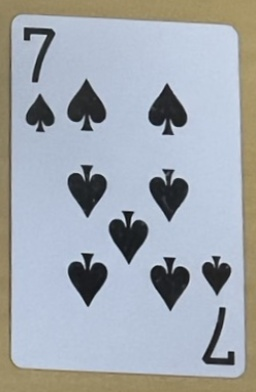
#> input picture cardproject/output_results/5card/cards/card_1.jpg, 256 x 392 px; its folder holds only this picture in this run
$ python card_splitter_first.py --input output_results/5card/cards/card_1.jpg
#> lines starting #> are read from the running program, lines starting #| are printed output that depends on the picture; after the words box and inside, x2 and y2 are one past the last pixel; in counts of white or black regions, pixels touching at a corner belong together
import cv2
import numpy as np
from pathlib import Path
import argparse


# =========================
# 設定
# =========================
IMAGE_EXTENSIONS = {".jpg", ".jpeg", ".png", ".bmp"}

# 出力するカード画像サイズ
CARD_W = 256
CARD_H = 392
PADDING_RATIO = 0.06

# 検出するカード枚数
DEFAULT_NUM_CARDS = 5


# =========================
# imread / imwrite
# =========================
def imread_unicode(path):
    path = Path(path)
    data = np.fromfile(str(path), dtype=np.uint8)
    img = cv2.imdecode(data, cv2.IMREAD_COLOR)
#> img is the input picture: shape (392, 256, 3); mean B, G, R 175.9, 168.9, 162.8
    return img


def imwrite_unicode(path, img):
    path = Path(path)
    path.parent.mkdir(parents=True, exist_ok=True)

    ext = path.suffix
    success, encoded = cv2.imencode(ext, img)

    if success:
        encoded.tofile(str(path))
    else:
        raise RuntimeError(f"画像保存に失敗しました: {path}")


# =========================
# 点の順序を左上・右上・右下・左下に並べる
# =========================
def order_points(pts):
    pts = np.array(pts, dtype=np.float32)

    rect = np.zeros((4, 2), dtype=np.float32)

    s = pts.sum(axis=1)
    diff = np.diff(pts, axis=1).reshape(-1)

    rect[0] = pts[np.argmin(s)]       # 左上
    rect[2] = pts[np.argmax(s)]       # 右下
    rect[1] = pts[np.argmin(diff)]    # 右上
    rect[3] = pts[np.argmax(diff)]    # 左下

    return rect

# =========================
# カード周囲へ余白を追加
# =========================
def expand_box(box, ratio=PADDING_RATIO):
    """
    カード四隅を中心から外側へ拡大することで
    カード周囲に少し余白を付ける。
    """
    box = np.array(box, dtype=np.float32)

    # 四角形の中心
    center = np.mean(box, axis=0)

    # 中心から外側へ拡大
    expanded = center + (box - center) * (1.0 + ratio)

    return expanded

# =========================
# 回転したカードを正面向きに射影変換
# =========================
def warp_card(image, box, output_size=(CARD_W, CARD_H)):
    rect = expand_box(order_points(box))

    tl, tr, br, bl = rect

    width_top = np.linalg.norm(tr - tl)
    width_bottom = np.linalg.norm(br - bl)
    height_right = np.linalg.norm(br - tr)
    height_left = np.linalg.norm(bl - tl)

    warp_w = int(max(width_top, width_bottom))
    warp_h = int(max(height_right, height_left))

    warp_w = max(warp_w, 1)
    warp_h = max(warp_h, 1)

    dst = np.array([
        [0, 0],
        [warp_w - 1, 0],
        [warp_w - 1, warp_h - 1],
        [0, warp_h - 1]
    ], dtype=np.float32)

    M = cv2.getPerspectiveTransform(rect, dst)
    warped = cv2.warpPerspective(image, M, (warp_w, warp_h))

    # 横長になった場合は縦長に回転
    if warped.shape[1] > warped.shape[0]:
        warped = cv2.rotate(warped, cv2.ROTATE_90_CLOCKWISE)

    warped = cv2.resize(warped, output_size)

    return warped


# =========================
# bboxの重なり率計算
# =========================
def xyxy_from_box(box):
    x, y, w, h = cv2.boundingRect(box.astype(np.int32))
    return np.array([x, y, x + w, y + h], dtype=np.float32)


def bbox_iou(box_a, box_b):
    a = xyxy_from_box(box_a)
    b = xyxy_from_box(box_b)

    x1 = max(a[0], b[0])
    y1 = max(a[1], b[1])
    x2 = min(a[2], b[2])
    y2 = min(a[3], b[3])

    inter_w = max(0, x2 - x1)
    inter_h = max(0, y2 - y1)
    inter_area = inter_w * inter_h

    area_a = max(0, a[2] - a[0]) * max(0, a[3] - a[1])
    area_b = max(0, b[2] - b[0]) * max(0, b[3] - b[1])

    union = area_a + area_b - inter_area

    if union <= 0:
        return 0.0

    return inter_area / union


# =========================
# 重複候補を除去
# =========================
def non_max_suppression(candidates, iou_threshold=0.3):
    selected = []

    for cand in candidates:
        keep = True

        for sel in selected:
            iou = bbox_iou(cand["box"], sel["box"])
            if iou > iou_threshold:
                keep = False
                break

        if keep:
            selected.append(cand)

    return selected


# =========================
# カード領域検出
# =========================
def detect_card_regions(image, num_cards=2):
#> called with num_cards = 5
    img_h, img_w = image.shape[:2]
#> img_h = 392; img_w = 256
    image_area = img_h * img_w
#> image_area = 100352

    # =========================
    # 1. グレースケール化
    # =========================
    gray = cv2.cvtColor(image, cv2.COLOR_BGR2GRAY)
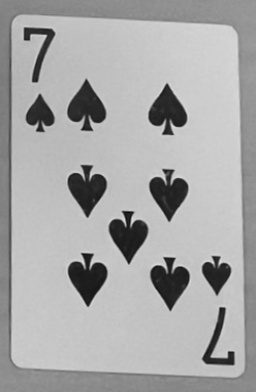
#> gray: shape (392, 256); min 12, max 225, mean 167.8

    # =========================
    # 2. コントラスト補正
    #    デザインや照明差に強くする
    # =========================
    clahe = cv2.createCLAHE(
        clipLimit=2.0,
        tileGridSize=(8, 8)
    )
    gray = clahe.apply(gray)

    # =========================
    # 3. ノイズ除去
    # =========================
    blur = cv2.GaussianBlur(gray, (5, 5), 0)

    # =========================
    # 4. Cannyでエッジ検出
    # =========================
    median_val = np.median(blur)
#> median_val = 197
    lower = int(max(0, 0.66 * median_val))
#> lower = 130
    upper = int(min(255, 1.33 * median_val))
#> upper = 255

    edges = cv2.Canny(blur, lower, upper)
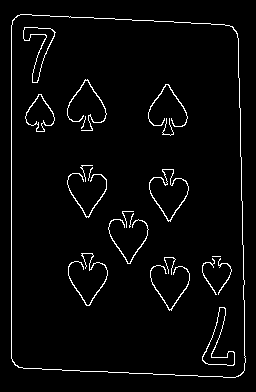
#> edges: shape (392, 256); 3.3% white in thin lines or dots, all inside (x1, y1, x2, y2) = (11, 14, 246, 378)

    # =========================
    # 5. エッジをつなげる
    #    カード外枠が途切れていても検出しやすくする
    # =========================
    kernel = np.ones((7, 7), np.uint8)

    edges_closed = cv2.morphologyEx(
        edges,
        cv2.MORPH_CLOSE,
        kernel,
        iterations=2
    )
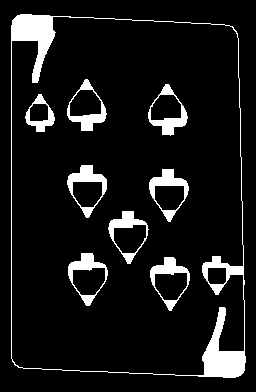
#> edges_closed: shape (392, 256); 9.3% white; 9 white regions, largest, box (x1, y1, x2, y2) and area: (11, 14, 246, 378) 4502, (67, 165, 107, 218) 665, (149, 169, 189, 222) 665

    edges_closed = cv2.dilate(
        edges_closed,
        kernel,
        iterations=1
    )
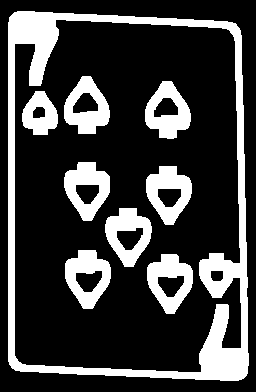
#> edges_closed: shape (392, 256); 24.5% white; 9 white regions

    # =========================
    # 6. 輪郭検出
    # =========================
    contours, _ = cv2.findContours(
        edges_closed,
        cv2.RETR_EXTERNAL,
        cv2.CHAIN_APPROX_SIMPLE
    )
#> contours = 1 contour; box (x1, y1, x2, y2) and area: (8, 11, 249, 381) 84844

    candidates = []

    for cnt in contours:
        area = cv2.contourArea(cnt)

        # 小さすぎる領域は除外
        if area < image_area * 0.02:
            continue

        # 大きすぎる領域は除外
        if area > image_area * 0.90:
            continue

        # 輪郭を近似
        peri = cv2.arcLength(cnt, True)
        approx = cv2.approxPolyDP(cnt, 0.03 * peri, True)

        # 回転矩形を取得
        rect = cv2.minAreaRect(cnt)
        (cx, cy), (rw, rh), angle = rect

        if rw <= 0 or rh <= 0:
            continue

        rect_area = rw * rh

        if rect_area <= 0:
            continue

        # =========================
        # トランプらしい縦横比
        # 一般的なカードは 1.4 前後
        # ただし撮影角度を考えて広めに取る
        # =========================
        aspect_ratio = max(rw, rh) / min(rw, rh)

        if not (1.15 <= aspect_ratio <= 1.85):
            continue

        # =========================
        # 矩形の中を輪郭がどれだけ占めるか
        # 長方形らしさの判定
        # =========================
        extent = area / rect_area

        if extent < 0.45:
            continue

        # =========================
        # 輪郭が四角形に近いか
        # 4点ぴったりでなくてもカード候補にする
        # =========================
        num_vertices = len(approx)

        if num_vertices > 10:
            continue

        box = cv2.boxPoints(rect)
        box = np.array(box, dtype=np.float32)

        candidates.append({
            "box": box,
            "area": area,
            "aspect_ratio": aspect_ratio,
            "extent": extent,
            "vertices": num_vertices
        })
#> this loop made 1 pass
#> (area, peri, approx, cx, cy, rw, rh, angle) on pass 1: (84844.5, 1186.6, [[14, 12], [9, 364], [243, 378], [239, 28]], 128, 195.5, 369, 240, -90)
#> after the loop, candidates = 1 item

    # =========================
    # 面積が大きい順に並べる
    # =========================
    candidates = sorted(
        candidates,
        key=lambda x: x["area"],
        reverse=True
    )

    # =========================
    # 重複候補を除去
    # =========================
    candidates = non_max_suppression(
        candidates,
        iou_threshold=0.3
    )
#> the loop in non_max_suppression, `for cand in candidates:` made 1 pass

    # 上位num_cards枚を採用
    selected = candidates[:num_cards]
#> selected = 1 item

    # 左上から順に並べる
    selected = sorted(
        selected,
        key=lambda c: (
            cv2.boundingRect(c["box"].astype(np.int32))[1],
            cv2.boundingRect(c["box"].astype(np.int32))[0]
        )
    )

    return selected, edges_closed


# =========================
# 1枚の画像を処理
# =========================
def process_image(image_path, output_dir, num_cards=2):
    image_path = Path(image_path)
    output_dir = Path(output_dir)

    image = imread_unicode(image_path)

    if image is None:
        print(f"画像を読み込めませんでした: {image_path}")
        return

    selected, mask = detect_card_regions(image, num_cards=num_cards)
#> selected = 1 item

    annotated = image.copy()

    #画像ごとに保存フォルダを作成
    image_dir = output_dir / image_path.stem

    cards_dir = image_dir / "cards"
    annotated_dir = image_dir / "annotated"
    masks_dir = image_dir / "masks"

    cards_dir.mkdir(parents=True, exist_ok=True)
    annotated_dir.mkdir(parents=True, exist_ok=True)
    masks_dir.mkdir(parents=True, exist_ok=True)

    # 元画像も保尊
    original_path = image_dir / image_path.name
    imwrite_unicode(original_path, image)

    print(f"\n画像: {image_path.name}")
    print(f"検出カード数: {len(selected)}")
#| 検出カード数: 1

    for idx, card in enumerate(selected):
        box = card["box"]
        box_int = box.astype(np.int32)

        # bbox描画
        cv2.drawContours(annotated, [box_int], 0, (0, 255, 0), 3)

        x, y, w, h = cv2.boundingRect(box_int)

        cv2.putText(
            annotated,
            f"card_{idx + 1}",
            (x, max(y - 10, 20)),
            cv2.FONT_HERSHEY_SIMPLEX,
            0.8,
            (0, 0, 255),
            2
        )

        # 射影変換してカード部分を切り出し
        card_crop = warp_card(image, box)

        crop_path = cards_dir / f"card_{idx+1}.jpg"
        imwrite_unicode(crop_path, card_crop)

        print(
            f"card_{idx + 1}: "
            f"bbox=({x}, {y}, {w}, {h}), "
            f"aspect={card['aspect_ratio']:.2f}, "
        )
#> this loop made 1 pass
#> (x, y, w, h) on pass 1: (8, 11, 241, 370)
#| card_1: bbox=(8, 11, 241, 370), aspect=1.54,
#> pass 1, in warp_card, `warped = cv2.warpPerspective(image, M, (warp_w, warp_h))`:
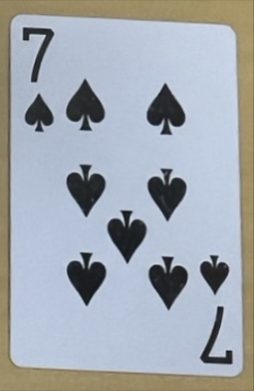
#> warped: shape (391, 254, 3); mean B, G, R 176, 168.8, 162.7
#> after the loop:
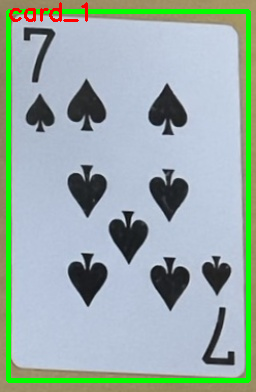
#> annotated: shape (392, 256, 3); 6.38% of pixels changed, all inside (x1, y1, x2, y2) = (6, 2, 251, 383)

    # 検出結果画像を保存
    annotated_path = annotated_dir / "detected.jpg"
    imwrite_unicode(annotated_path, annotated)

    # マスク画像も保存
    mask_path = masks_dir / "mask.jpg"
    imwrite_unicode(mask_path, mask)

    if len(selected) < num_cards:
        print("注意: 指定枚数より少ないカードしか検出できませんでした。")
        print("背景色、照明、カード同士の重なり、しきい値を確認してください。")


# =========================
# メイン処理
# =========================
def main():
    parser = argparse.ArgumentParser()

    parser.add_argument(
        "--input",
        type=str,
        required=True,
        help="入力画像ファイル、または画像フォルダ"
    )

    parser.add_argument(
        "--output",
        type=str,
        default="output_results",
        help="出力フォルダ"
    )

    parser.add_argument(
        "--num_cards",
        type=int,
        default=DEFAULT_NUM_CARDS,
        help="検出するカード枚数"
    )

    args = parser.parse_args()

    input_path = Path(args.input)
    output_dir = Path(args.output)

    if input_path.is_file():
        process_image(
            image_path=input_path,
            output_dir=output_dir,
            num_cards=args.num_cards
        )

    elif input_path.is_dir():
        image_paths = sorted([
            p for p in input_path.iterdir()
            if p.suffix.lower() in IMAGE_EXTENSIONS
        ])

        if len(image_paths) == 0:
            print("画像ファイルが見つかりませんでした。")
            return

        for image_path in image_paths:
            process_image(
                image_path=image_path,
                output_dir=output_dir,
                num_cards=args.num_cards
            )

    else:
        print(f"入力パスが存在しません: {input_path}")


if __name__ == "__main__":
    main()

$ run again, on cardproject/output_results/5card/cards/card_5.jpg
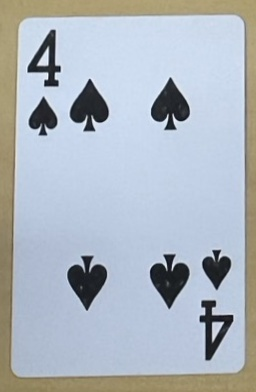
#> input picture cardproject/output_results/5card/cards/card_5.jpg, 256 x 392 px
#> in imread_unicode, img is the input picture: shape (392, 256, 3); mean B, G, R 191.3, 182.3, 173.9
#> median_val = 200
#> lower = 132
#> upper = 255
#> in detect_card_regions, `edges = cv2.Canny(blur, lower, upper)`:
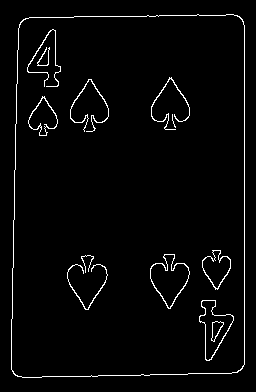
#> edges: shape (392, 256); 2.8% white in thin lines or dots, all inside (x1, y1, x2, y2) = (11, 14, 245, 378)
#> contours = 1 contour; box (x1, y1, x2, y2) and area: (8, 11, 248, 381) 86042
#> the loop in detect_card_regions, `for cnt in contours:` made 1 pass
#> (area, peri, approx, cx, cy, rw, rh, angle) on pass 1: (86042.5, 1192.8, [[242, 13], [17, 19], [12, 378], [245, 371]], 127.5, 195.5, 369, 239, -90)
#> after the loop in detect_card_regions, `for cnt in contours:`: candidates = 1 item
#> the loop in non_max_suppression, `for cand in candidates:` made 1 pass
#| 検出カード数: 1
#> the loop in process_image, `for idx, card in enumerate(selected):` made 1 pass
#> (x, y, w, h) on pass 1: (8, 11, 240, 370)
#> (printed output is left out)
#> after the loop in process_image, `for idx, card in enumerate(selected):`:
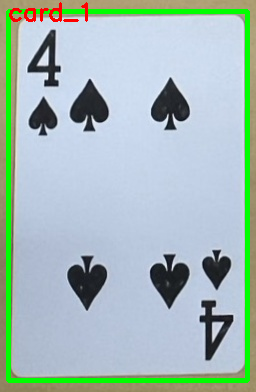
#> annotated: shape (392, 256, 3); 6.37% of pixels changed, all inside (x1, y1, x2, y2) = (6, 2, 250, 383)

$ run again, on cardproject/output_results/5card/cards/card_2.jpg
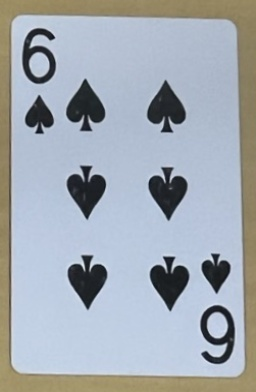
#> input picture cardproject/output_results/5card/cards/card_2.jpg, 256 x 392 px
#> in imread_unicode, img is the input picture: shape (392, 256, 3); mean B, G, R 178, 170, 162.7
#> median_val = 195
#> lower = 128
#> upper = 255
#> in detect_card_regions, `edges = cv2.Canny(blur, lower, upper)`:
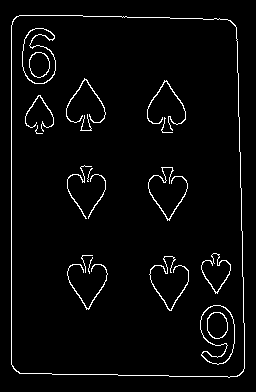
#> edges: shape (392, 256); 3.4% white in thin lines or dots, all inside (x1, y1, x2, y2) = (11, 15, 245, 378)
#> contours = 1 contour; box (x1, y1, x2, y2) and area: (8, 12, 248, 381) 85692
#> the loop in detect_card_regions, `for cnt in contours:` made 1 pass
#> (area, peri, approx, cx, cy, rw, rh, angle) on pass 1: (85691.5, 1188.8, [[13, 13], [10, 371], [242, 378], [238, 22]], 127.5, 196, 368, 239, -90)
#> after the loop in detect_card_regions, `for cnt in contours:`: candidates = 1 item
#> the loop in non_max_suppression, `for cand in candidates:` made 1 pass
#| 検出カード数: 1
#> the loop in process_image, `for idx, card in enumerate(selected):` made 1 pass
#> (x, y, w, h) on pass 1: (8, 12, 240, 369)
#> (printed output is left out)
#> after the loop in process_image, `for idx, card in enumerate(selected):`:
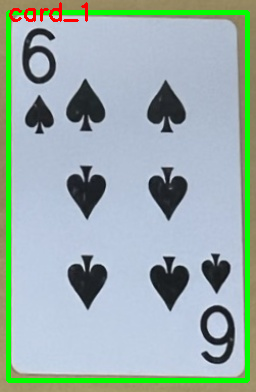
#> annotated: shape (392, 256, 3); 6.38% of pixels changed, all inside (x1, y1, x2, y2) = (6, 2, 250, 383)

$ run again, on cardproject/output_results/5card/cards/card_4.jpg
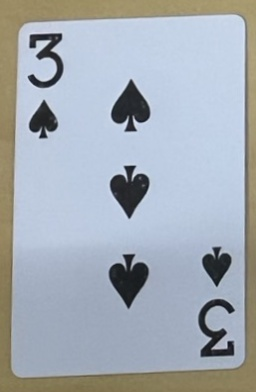
#> input picture cardproject/output_results/5card/cards/card_4.jpg, 256 x 392 px
#> in imread_unicode, img is the input picture: shape (392, 256, 3); mean B, G, R 180.9, 172.5, 164.9
#> median_val = 188
#> lower = 124
#> upper = 250
#> in detect_card_regions, `edges = cv2.Canny(blur, lower, upper)`:
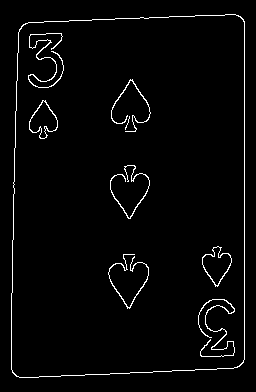
#> edges: shape (392, 256); 2.7% white in thin lines or dots, all inside (x1, y1, x2, y2) = (11, 14, 245, 378)
#> contours = 1 contour; box (x1, y1, x2, y2) and area: (8, 11, 248, 381) 85135
#> the loop in detect_card_regions, `for cnt in contours:` made 1 pass
#> (area, peri, approx, cx, cy, rw, rh, angle) on pass 1: (85135, 1186.7, [[243, 13], [16, 26], [13, 379], [246, 365]], 127.5, 195.5, 369, 239, -90)
#> after the loop in detect_card_regions, `for cnt in contours:`: candidates = 1 item
#> the loop in non_max_suppression, `for cand in candidates:` made 1 pass
#| 検出カード数: 1
#> the loop in process_image, `for idx, card in enumerate(selected):` made 1 pass
#> (box_int, x, y, w, h) on pass 1: ([[246, 379], [8, 379], [8, 11], [246, 11]], 8, 11, 239, 369)
#> (printed output is left out)
#> after the loop in process_image, `for idx, card in enumerate(selected):`:
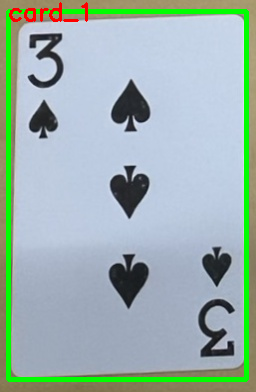
#> annotated: shape (392, 256, 3); 6.35% of pixels changed, all inside (x1, y1, x2, y2) = (6, 2, 249, 382)
